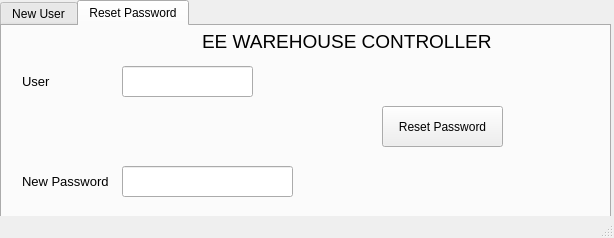
<?xml version="1.0" encoding="UTF-8"?>
<ui version="4.0">
 <class>MainWindow</class>
 <widget class="QMainWindow" name="MainWindow">
  <property name="geometry">
   <rect>
    <x>0</x>
    <y>0</y>
    <width>614</width>
    <height>238</height>
   </rect>
  </property>
  <property name="windowTitle">
   <string>MainWindow</string>
  </property>
  <widget class="QWidget" name="centralwidget">
   <widget class="QTabWidget" name="tabWidget">
    <property name="geometry">
     <rect>
      <x>0</x>
      <y>0</y>
      <width>611</width>
      <height>231</height>
     </rect>
    </property>
    <property name="currentIndex">
     <number>1</number>
    </property>
    <widget class="QWidget" name="tab">
     <attribute name="title">
      <string>New User</string>
     </attribute>
     <widget class="QLineEdit" name="add_new_user">
      <property name="geometry">
       <rect>
        <x>100</x>
        <y>40</y>
        <width>131</width>
        <height>31</height>
       </rect>
      </property>
     </widget>
     <widget class="QLabel" name="label_4">
      <property name="geometry">
       <rect>
        <x>200</x>
        <y>0</y>
        <width>271</width>
        <height>31</height>
       </rect>
      </property>
      <property name="font">
       <font>
        <pointsize>14</pointsize>
       </font>
      </property>
      <property name="text">
       <string>EE WAREHOUSE CONTROLLER</string>
      </property>
     </widget>
     <widget class="QLabel" name="label">
      <property name="geometry">
       <rect>
        <x>20</x>
        <y>40</y>
        <width>61</width>
        <height>31</height>
       </rect>
      </property>
      <property name="font">
       <font>
        <pointsize>10</pointsize>
       </font>
      </property>
      <property name="text">
       <string>New User</string>
      </property>
     </widget>
     <widget class="QLabel" name="label_2">
      <property name="geometry">
       <rect>
        <x>20</x>
        <y>90</y>
        <width>61</width>
        <height>31</height>
       </rect>
      </property>
      <property name="font">
       <font>
        <pointsize>10</pointsize>
       </font>
      </property>
      <property name="text">
       <string>Password</string>
      </property>
     </widget>
     <widget class="QLineEdit" name="default_pass">
      <property name="geometry">
       <rect>
        <x>100</x>
        <y>90</y>
        <width>171</width>
        <height>31</height>
       </rect>
      </property>
     </widget>
     <widget class="QPushButton" name="pushButton_2">
      <property name="geometry">
       <rect>
        <x>380</x>
        <y>60</y>
        <width>91</width>
        <height>41</height>
       </rect>
      </property>
      <property name="text">
       <string>Confirm</string>
      </property>
     </widget>
     <widget class="QLabel" name="label_8">
      <property name="geometry">
       <rect>
        <x>20</x>
        <y>150</y>
        <width>81</width>
        <height>31</height>
       </rect>
      </property>
      <property name="font">
       <font>
        <pointsize>10</pointsize>
       </font>
      </property>
      <property name="text">
       <string>Role</string>
      </property>
     </widget>
     <widget class="QComboBox" name="comboBox">
      <property name="geometry">
       <rect>
        <x>100</x>
        <y>150</y>
        <width>171</width>
        <height>31</height>
       </rect>
      </property>
      <item>
       <property name="text">
        <string>Engineer</string>
       </property>
      </item>
      <item>
       <property name="text">
        <string>DL Supporter</string>
       </property>
      </item>
      <item>
       <property name="text">
        <string>PM</string>
       </property>
      </item>
      <item>
       <property name="text">
        <string>Purchaser</string>
       </property>
      </item>
      <item>
       <property name="text">
        <string>Technical Writer</string>
       </property>
      </item>
     </widget>
    </widget>
    <widget class="QWidget" name="tab_2">
     <attribute name="title">
      <string>Reset Password</string>
     </attribute>
     <widget class="QLabel" name="label_3">
      <property name="geometry">
       <rect>
        <x>20</x>
        <y>40</y>
        <width>81</width>
        <height>31</height>
       </rect>
      </property>
      <property name="font">
       <font>
        <pointsize>10</pointsize>
       </font>
      </property>
      <property name="text">
       <string>User</string>
      </property>
     </widget>
     <widget class="QLabel" name="label_5">
      <property name="geometry">
       <rect>
        <x>200</x>
        <y>0</y>
        <width>311</width>
        <height>31</height>
       </rect>
      </property>
      <property name="font">
       <font>
        <pointsize>14</pointsize>
       </font>
      </property>
      <property name="text">
       <string>EE WAREHOUSE CONTROLLER</string>
      </property>
     </widget>
     <widget class="QLineEdit" name="user_input_changepass">
      <property name="geometry">
       <rect>
        <x>120</x>
        <y>40</y>
        <width>131</width>
        <height>31</height>
       </rect>
      </property>
     </widget>
     <widget class="QLabel" name="label_7">
      <property name="geometry">
       <rect>
        <x>20</x>
        <y>140</y>
        <width>91</width>
        <height>31</height>
       </rect>
      </property>
      <property name="font">
       <font>
        <pointsize>10</pointsize>
       </font>
      </property>
      <property name="text">
       <string>New Password</string>
      </property>
     </widget>
     <widget class="QLineEdit" name="new_pass">
      <property name="geometry">
       <rect>
        <x>120</x>
        <y>140</y>
        <width>171</width>
        <height>31</height>
       </rect>
      </property>
     </widget>
     <widget class="QPushButton" name="reset_pass_button">
      <property name="geometry">
       <rect>
        <x>380</x>
        <y>80</y>
        <width>121</width>
        <height>41</height>
       </rect>
      </property>
      <property name="text">
       <string>Reset Password</string>
      </property>
     </widget>
    </widget>
   </widget>
  </widget>
  <widget class="QStatusBar" name="statusbar"/>
 </widget>
 <resources/>
 <connections/>
</ui>
